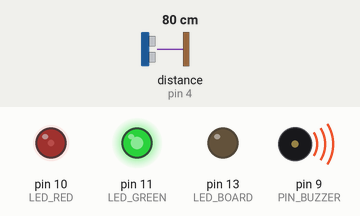
Simulated run of this sketch. Board: Arduino Uno, built with avr-gcc and run on an emulated ATmega328P. Parts: output pins drawn as LEDs (lit = HIGH), buzzer (waves = sounding). Wiring (inferred from the names in the program): ultrasonic range finder: trigger pin 2; echo pin 4. Inputs (shaded band) come from the test bench; at power-on: distance to the obstacle (sensor on pin 4) 80 cm. The echo pulse lasts 58.3 µs per cm; pins used as bus, display or sensor lines are not drawn; what the sketch prints to the serial monitor is not drawn.

Above: at 1.2 s.
1.3 s: distance to the obstacle (sensor on pin 4) set to 2 cm
At 2.8 s:
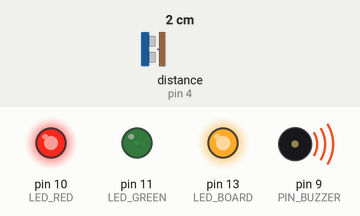
4.3 s: distance to the obstacle (sensor on pin 4) set to 35 cm
At 6.2 s:
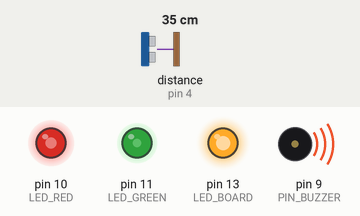
7.3 s: distance to the obstacle (sensor on pin 4) set to 120 cm
At 8.5 s:
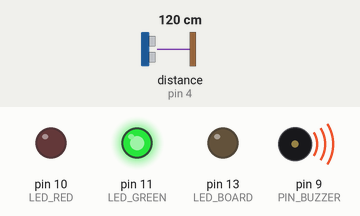
8.8 s: distance to the obstacle (sensor on pin 4) set to 60 cm
11.8 s: distance to the obstacle (sensor on pin 4) set to 299 cm
Timing chart, 0 to 14.8 s (numbered marks = the images above; inputs shaded):
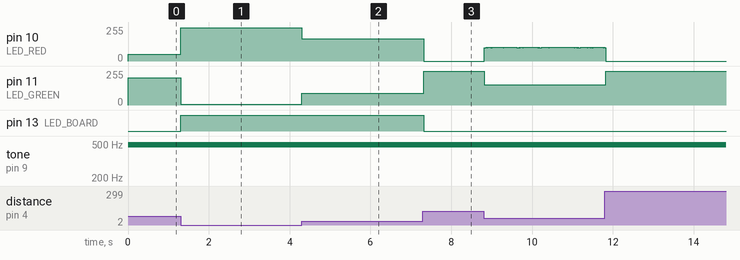

Measured:
- after the input at 1.3 s, pin 13 (LED_BOARD): LOW → HIGH at once
- after the input at 4.3 s, pin 10 (LED_RED): 250/255 → 166/255 at once; pin 11 (LED_GREEN): 4/255 → 88/255 at once
- after the input at 7.3 s, pin 10 (LED_RED): 166/255 → 0/255 at once; pin 11 (LED_GREEN): 88/255 → 255/255 at once; pin 13 (LED_BOARD): HIGH → LOW at once

The sketch:

arduino_us.ino
```cpp
#include <Arduino.h>

#define ARDUINO_UNO_R3

#ifdef ARDUINO_MEGA_2560
#define PIN_BUZZER 9        // PWM
#define LED_RED 11          // PWM
#define LED_GREEN 12        // PWM
#define LED_BOARD 13
#define PIN_TRIGGER 16      // DigitalIo
#define PIN_ECHO 17         // DigitalIo
#elif defined(ARDUINO_UNO_R3)
#define PIN_BUZZER 9
#define LED_RED 10
#define LED_GREEN 11
#define LED_BOARD 13
#define PIN_TRIGGER 2
#define PIN_ECHO 4
#endif


void initiateTrigger();
float calculatedistance(unsigned long time);
const float sound = 34300.0;  // Sound speech in cm/s
void pwm_output(float fraction);
float percentage(float in, float min, float max);
char print_buffer[256];
float delta = 0.1;
float distance;
unsigned char pwm_table[] = { 0b0, 0b10, 0b100, 0b111, 0b1011, 0b10010, 0b11110, 0b1000001, 0b01010000, 0b01100100, 0b01111101, 0b10100000, 0b11001000, 0b11111111 };
const char* line_graph = "$$$$$$$$$$$$$$$$$$$$$$$$$$$$$$$$$$$$$$$$$$$$$$$$$$$$$$$$$$$$$$$$$$$$$$$$$$$$$$$$$$$$$$$$$$$$$$$$$$$$$$$$$$$";

float led_pwm_from_fraction(float percentage) {
  int index = percentage / (1. / 16.);
  pwm_table[index] / 255.;
}

// the setup function runs once when you press reset or power the board
void setup() {
  pinMode(PIN_ECHO, INPUT);
  pinMode(PIN_TRIGGER, OUTPUT);
  Serial.begin(115200);
}

// the loop function runs over and over again forever
void loop() {
  initiateTrigger();
  unsigned long time = pulseIn(PIN_ECHO, HIGH, 150000);
  float distance = calculatedistance(time);
  pwm_output(percentage(distance, 0., 100.));
  Serial.print(String(distance) + "|"+ millis());
}

void initiateTrigger() {
  digitalWrite(PIN_TRIGGER, LOW);
  delayMicroseconds(2);
  digitalWrite(PIN_TRIGGER, HIGH);
  delayMicroseconds(10);
  digitalWrite(PIN_TRIGGER, LOW);
}

float calculatedistance(unsigned long time) {
  float measurement = (time * 0.000001 * sound / 2.0);
  distance = measurement;
  return distance;
}

void pwm_output(float fraction) {

  int pos = strlen(line_graph) * (1. - fraction);
  Serial.println(&line_graph[pos]);
  analogWrite(LED_RED, (1 - fraction) * 255);
  analogWrite(LED_BOARD, (1 - fraction) * 255);
  analogWrite(LED_GREEN, fraction * 255);
  analogWrite(PIN_BUZZER,(1 - fraction) * 255);
}

float percentage(float in, float min, float max) {
  if (in < min) return 0;
  if (in > max) return 1.;
  return (in - min) / (max - min);
}
```
